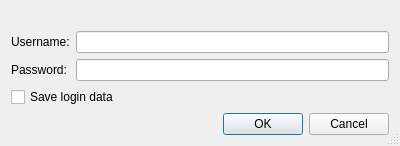
<ui version="4.0" >
 <class>SvnLoginDialog</class>
 <widget class="QDialog" name="SvnLoginDialog" >
  <property name="geometry" >
   <rect>
    <x>0</x>
    <y>0</y>
    <width>400</width>
    <height>145</height>
   </rect>
  </property>
  <property name="windowTitle" >
   <string>Subversion Login</string>
  </property>
  <property name="sizeGripEnabled" >
   <bool>true</bool>
  </property>
  <layout class="QVBoxLayout" >
   <item>
    <layout class="QGridLayout" >
     <item row="3" column="0" colspan="2" >
      <widget class="QCheckBox" name="saveCheckBox" >
       <property name="toolTip" >
        <string>Select, if the login data should be saved.</string>
       </property>
       <property name="text" >
        <string>Save login data</string>
       </property>
      </widget>
     </item>
     <item row="2" column="1" >
      <widget class="QLineEdit" name="passwordEdit" >
       <property name="toolTip" >
        <string>Enter password</string>
       </property>
       <property name="echoMode" >
        <enum>QLineEdit::Password</enum>
       </property>
      </widget>
     </item>
     <item row="2" column="0" >
      <widget class="QLabel" name="label_2" >
       <property name="text" >
        <string>Password:</string>
       </property>
      </widget>
     </item>
     <item row="1" column="0" >
      <widget class="QLabel" name="label" >
       <property name="text" >
        <string>Username:</string>
       </property>
      </widget>
     </item>
     <item row="0" column="0" colspan="2" >
      <widget class="QLabel" name="realmLabel" >
       <property name="text" >
        <string/>
       </property>
      </widget>
     </item>
     <item row="1" column="1" >
      <widget class="QLineEdit" name="usernameEdit" >
       <property name="toolTip" >
        <string>Enter username</string>
       </property>
      </widget>
     </item>
    </layout>
   </item>
   <item>
    <widget class="QDialogButtonBox" name="buttonBox" >
     <property name="orientation" >
      <enum>Qt::Horizontal</enum>
     </property>
     <property name="standardButtons" >
      <set>QDialogButtonBox::Cancel|QDialogButtonBox::Ok</set>
     </property>
    </widget>
   </item>
  </layout>
 </widget>
 <tabstops>
  <tabstop>usernameEdit</tabstop>
  <tabstop>passwordEdit</tabstop>
  <tabstop>saveCheckBox</tabstop>
 </tabstops>
 <resources/>
 <connections>
  <connection>
   <sender>buttonBox</sender>
   <signal>accepted()</signal>
   <receiver>SvnLoginDialog</receiver>
   <slot>accept()</slot>
   <hints>
    <hint type="sourcelabel" >
     <x>23</x>
     <y>129</y>
    </hint>
    <hint type="destinationlabel" >
     <x>23</x>
     <y>141</y>
    </hint>
   </hints>
  </connection>
  <connection>
   <sender>buttonBox</sender>
   <signal>rejected()</signal>
   <receiver>SvnLoginDialog</receiver>
   <slot>reject()</slot>
   <hints>
    <hint type="sourcelabel" >
     <x>81</x>
     <y>121</y>
    </hint>
    <hint type="destinationlabel" >
     <x>81</x>
     <y>145</y>
    </hint>
   </hints>
  </connection>
 </connections>
</ui>
